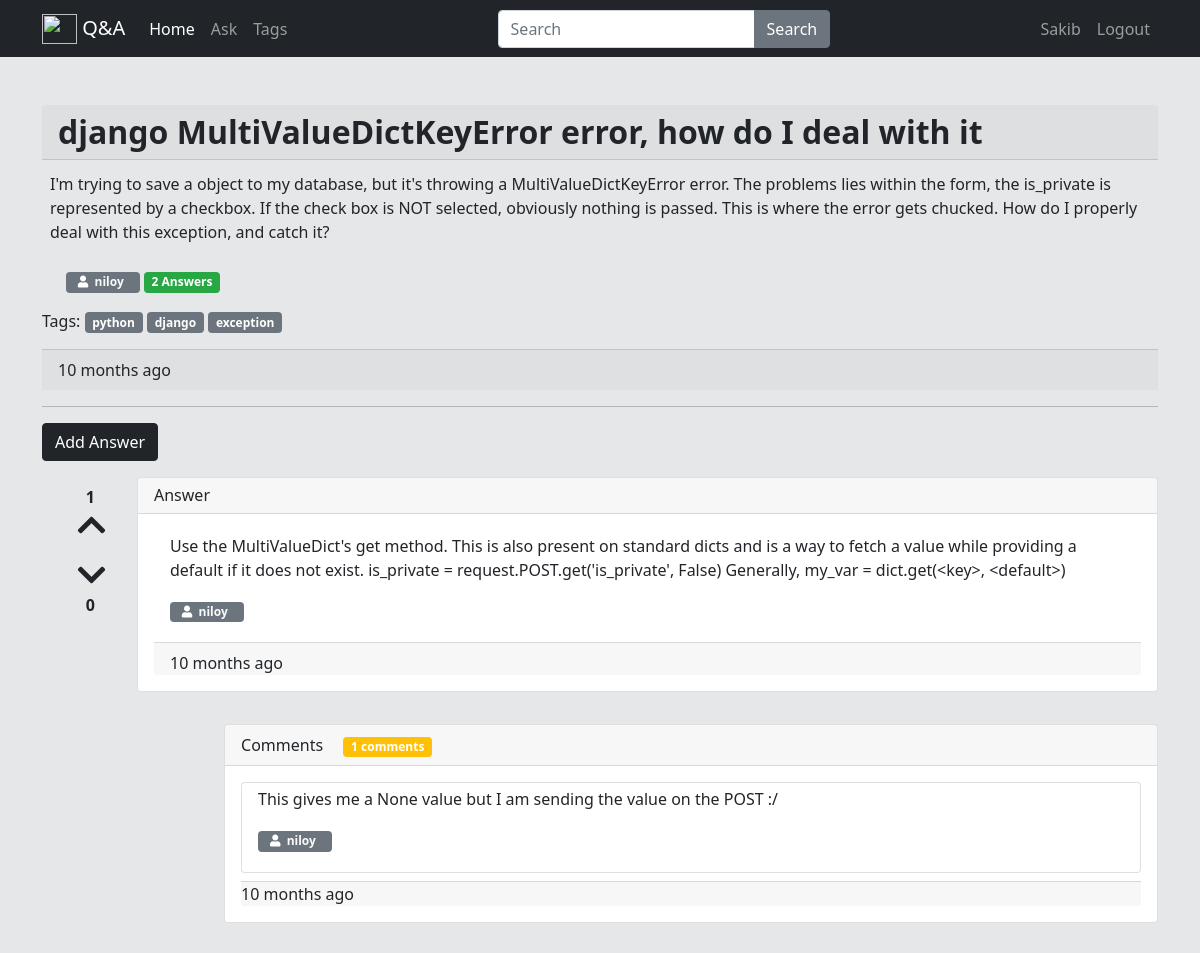
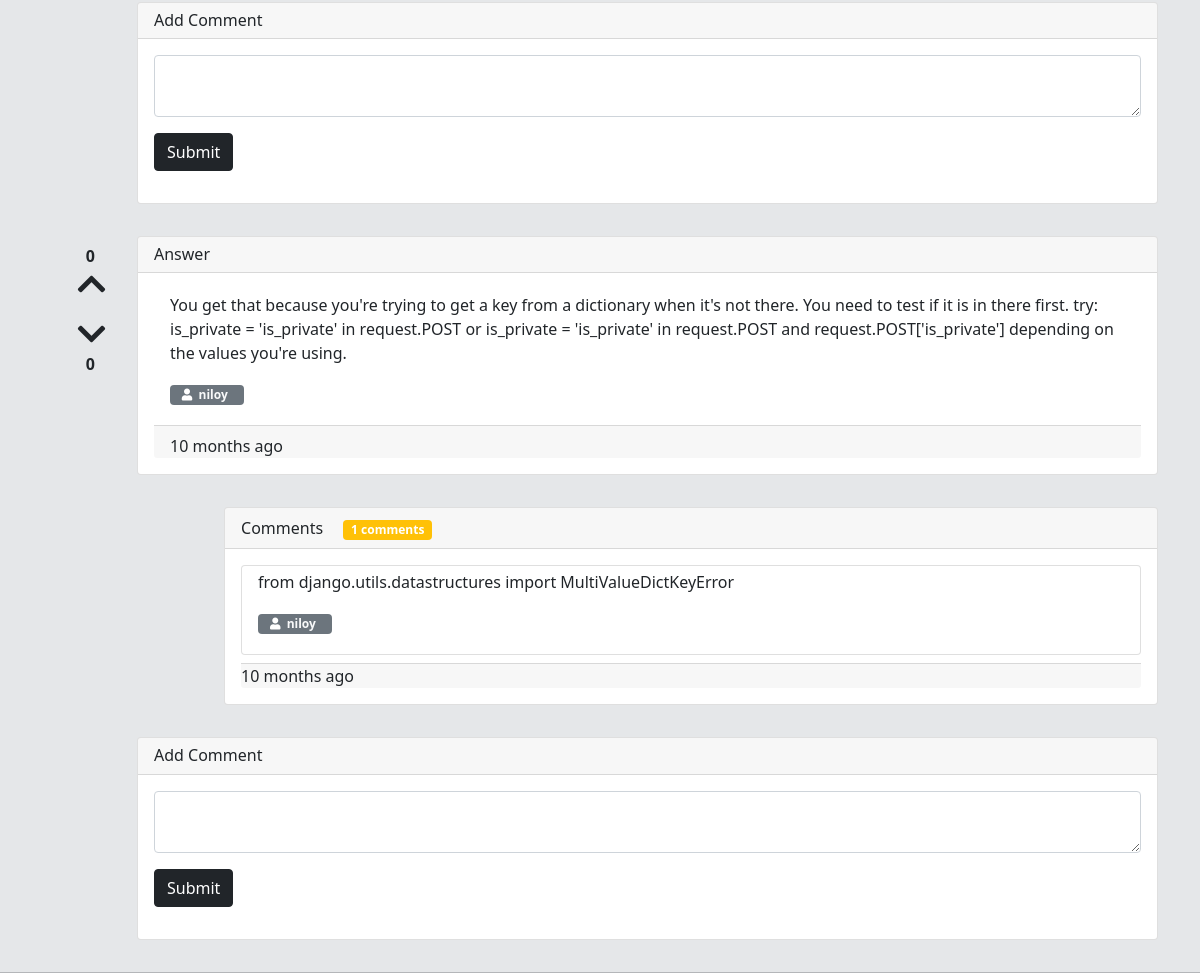
Screenshot of /detail/6 (signed in) with the database file from the repository (2 pictures, top to bottom).
### athreg/models.py (models this page shows, shortened)
class Question(models.Model):
    user=models.ForeignKey(User,on_delete=models.CASCADE)
    q_title=models.CharField(max_length=300)
    detail=models.TextField()
    tags=models.TextField(default='')
    add_time=models.DateTimeField(auto_now_add=True)

class Answer(models.Model):
    question=models.ForeignKey(Question,on_delete=models.CASCADE)
    user=models.ForeignKey(User,on_delete=models.CASCADE)
    detail=models.TextField()
    add_time=models.DateTimeField(auto_now_add=True)

class Comment(models.Model):
    answer=models.ForeignKey(Answer,on_delete=models.CASCADE)
    user=models.ForeignKey(User,on_delete=models.CASCADE,related_name='comment_user')
    comment=models.TextField(default='')
    add_time=models.DateTimeField(auto_now_add=True)

### athreg/views.py (the view, shortened to what this page needs)
# urls.py: path('detail/<int:id>',views.detail,name='detail'),
@login_required(login_url='login')
def detail(request,id):
    quest=Question.objects.get(pk=id)
    tags=quest.tags.split(',')
    answers=Answer.objects.filter(question=quest).order_by('add_time')
    answerform=AnswerForm
    return render(request,'detail.html',{'quest':quest,
                                        'tags':tags,
                                        'answers':answers,
                                        'answerform':answerform
                                        })

### athreg/templates/detail.html (shortened to what this page needs)
{% extends 'base.html' %}
{% load static %}
{% load humanize %}
{% block content %}
  <div class="container-md">
    <h2 class="card-header my-top"><b>{{quest.q_title}}</b></h2>
    <p class="mt-1 p-2">{{quest.detail}}</p>
    <p>
        <span class="badge badge-secondary"><i class="fas fa-user ml-1"></i>&nbsp<a href="/otheruser/{{quest.user.username}}" class="mr-2 text-light"> {{quest.user.username}}</a></span>
        <span class="mr-2 badge badge-success">{{quest.answer_set.count}} Answers</span>
    </p>
    <p>
        Tags:
            {% for tag in tags %}
            <a href="/tag/{{tag|slugify}}"><span class="badge badge-secondary">{{tag}}</span></a>
            {% endfor %}
    </p>
    <p class="card-footer"><span class="me-4">{{quest.add_time|naturaltime}}</span></p>
    <hr>
    <div>
        <button type="button" class="btn btn-dark" onclick="show()">Add Answer</button>
    </div>
    {% for answer in answers %}
    <div class="row">
        <div class="col-1" >
            <div class="upvote mt-4" style="margin-left: 50%">
                <strong class="upvote-count-{{answer.id}}">&nbsp&nbsp{{answer.upvote_set.count}}</strong><br>
                <span class="text-dark">
                    <i  class="fa fa-chevron-up fa-2x  upvote-click" data-answer="{{answer.id}}"></i>
                </span>
            </div>
            <div class="downvote mt-3" style="margin-left: 50%">
                <span class="text-dark">
                    <i class="fa fa-chevron-down fa-2x downvote-click" data-answer="{{answer.id}}"></i>
                </span><br>
                <strong class="downvote-count-{{answer.id}}">&nbsp&nbsp{{answer.downvote_set.count}}</strong>
            </div>
        </div>
        <div class="col-11">
            <div class="card my-3 pb-0">
                <h6 class="card-header">Answer</h6>
                <div class="card-body pb-0">
                    <div class="card-body py-1 border-dark">
                        <p>
                            {{ answer.detail }}
                        </p>
                        <p>
                            <span class="badge badge-secondary"><i class="fas fa-user ml-1"></i>&nbsp<a href="/otheruser/{{answer.user.username}}" class="mr-2 text-light"> {{answer.user.username}}</a></span>
                        </p>
                    </div>
                    <p class="card-footer pb-0"><span>{{answer.add_time|naturaltime}}</span></p>
                </div>
            </div>
            <div class="row">
                <div class="col-1">
                </div>
                <div class="col-11 pb-0">
                    <div class="card my-3 pb-0">
                        <div class="card-header">Comments <span class="comment-count-{{answer.id}}"><span class="mr-2 badge badge-warning">{{answer.comment_set.count}} comments</span></span></div>
                        <div class="card-body pb-0">
                            <div class="comment-wrapper-{{answer.id}}">
                                {% for comment in answer.comment_set.all %}
                                <div class="card mb-2 pb-0">
                                    <div class="card-body py-1">
                                        <p>{{comment.comment}}</p>
                                        <p></p><span class="badge badge-secondary"><i class="fas fa-user ml-1"></i>&nbsp<a href="/otheruser/{{comment.user.username}}" class="mr-2 text-light"> {{comment.user.username}}</a></span>
                                    </div>
                                </div>
                                <p class="card-footer p-0"><span>{{comment.add_time|naturaltime}}</span></p>
                                {% endfor %}
                            </div>
                        </div>
                    </div>
                </div>
            </div>
            <div class="card my-3">
                <h6 class="card-header">Add Comment</h6>
                <div class="card-body">
                    <textarea class="form-control comment-text-{{answer.id}}"></textarea>
                    <button type="button" data-answer="{{answer.id}}" class="btn btn-dark my-3 save-comment">Submit</button>
                </div>
            </div>
        </div>
    </div>
    {% endfor %}
  </div>
{% endblock %}

### athreg/templates/base.html (shortened to what this page needs)
{% load static %}
{% load humanize %}
<!DOCTYPE html>
<html lang="en">
<head>
  <link href="https://cdn.jsdelivr.net/npm/bootstrap@5.0.0/dist/css/bootstrap.min.css" rel="stylesheet">
  <link href="https://maxcdn.bootstrapcdn.com/font-awesome/4.7.0/css/font-awesome.min.css" rel="stylesheet"/>
  <link rel="stylesheet" href="https://cdn.jsdelivr.net/npm/bootstrap@4.5.3/dist/css/bootstrap.min.css">
  <link rel="stylesheet" href="% static '/animatecss/animate.min.css' %">
  <link rel="stylesheet" href="{% static 'bootstrap.min.css' %}">
  <link rel="stylesheet" href="https://use.fontawesome.com/releases/v5.6.1/css/all.css">
</head>
<body>
  <nav class="navbar navbar-expand-lg navbar-dark bg-dark">
    <div class="container">
      <a class="navbar-brand" href="/"><img src="https://images.vexels.com/media/users/3/152347/isolated/preview/27304b9b14ce9bd8a28ca637ed92070e-blue-circle-question-mark-icon-by-vexels.png" alt="" width="35" height="30" class="d-inline-block align-text-top">
        Q&A</a>
      <div class="collapse navbar-collapse" id="navbarNav">
        <ul class="navbar-nav" >
            <li class="nav-item active ">
              <a class="nav-link" href="/">Home</a>
            </li>
            <li class="nav-item">
                <a class="nav-link" href="{% url 'ask-question' %}">Ask</a>
            </li>
            <li class="nav-item">
                <a class="nav-link" href="/tags/">Tags</a>
            </li>
        </ul>
        <form class="ms-auto" action="/">
            <div class="input-group">
              <input type="text" name="q" class="form-control" placeholder="Search" />
            <button class="btn btn-secondary" type="submit" id="button-addon2">Search</button>
          </div>
        </form>
        <ul class="navbar-nav ms-auto">
            <li class="nav-item">
              <a class="nav-link" href="/profileinfo/">{{request.user}}</a>
            </li>
            <li class="nav-item">
              <a class="nav-link" href="{% url 'logout' %}">Logout</a>
            </li>
          </ul>
      </div>
    </div>
  </nav>
  <div class="container-md py-4">
  </div>
  {% block content %}
    {% endblock %}
</body>
</html>

### athreg/templates/base.html (style rules this page uses)
body, html { margin: 0; padding: 0; height: 100%; background: #E5E7E9 !important; }
a:link { color: #0c1b2a; background-color: transparent; text-decoration: none; }

### rows the page displays
Question: q_title "django MultiValueDictKeyError error, how do I deal with it", detail "I'm trying to save a object to my database, but it's throwing a MultiValueDictKeyError error. The problems lies within the form, the is_private is represented by a checkbox. If the check box is NOT selected, obviously nothing is passed. This is where the error gets chucked. How do I properly deal with this exception, and catch it?", user.username "niloy", answer_set.count "2", add_time "10 months ago"
Answer: upvote_set.count "1", downvote_set.count "0", detail "Use the MultiValueDict's get method. This is also present on standard dicts and is a way to fetch a value while providing a default if it does not exist. is_private = request.POST.get('is_private', False) Generally, my_var = dict.get(<key>, <default>)", user.username "niloy", add_time "10 months ago", comment_set.count "1"
Comment: comment "This gives me a None value but I am sending the value on the POST :/", user.username "niloy", add_time "10 months ago"
Answer: upvote_set.count "0", downvote_set.count "0", detail "You get that because you're trying to get a key from a dictionary when it's not there. You need to test if it is in there first. try: is_private = 'is_private' in request.POST or is_private = 'is_private' in request.POST and request.POST['is_private'] depending on the values you're using.", user.username "niloy", add_time "10 months ago", comment_set.count "1"
Comment: comment "from django.utils.datastructures import MultiValueDictKeyError", user.username "niloy", add_time "10 months ago"

### other values shown
{{ request.user }} "Sakib"
{{ tag }} "python" "django" "exception"
